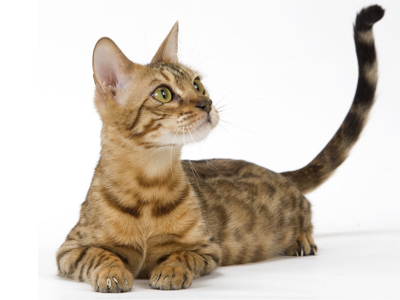
#> input picture clase04/gatito.jpg, 400 x 300 px
$ python gatito.py gatito.jpg
#> lines starting #> are read from the running program, lines starting #| are printed output that depends on the picture
import argparse

from PIL import Image


def convertir(nombre_imagen, texto, ancho):
#> called with nombre_imagen = 'gatito.jpg'
    imagen = Image.open(nombre_imagen)
#> imagen is the input picture: PIL image 400x300 RGB; mean R, G, B 211.3, 201.5, 190
    ancho = ancho or 100
    imagen.thumbnail((ancho, ancho))
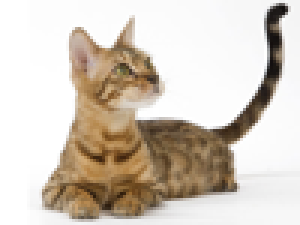
#> imagen: PIL image 100x75 RGB (shown 3 times larger); mean R, G, B 211.4, 201.6, 190

    colores = [
        '@',
        '#',
        'H',
        'J',
        '*',
        '/',
        ',',
        '.',
        ' ',
        ' '
    ]

    imagen_convertida = ''
    ancho, alto = imagen.size
#> ancho = 100; alto = 75
    #             [(0, 0, 0), (...), ...]
    for nro_pixel, pixel in enumerate(imagen.getdata()):
        r, g, b = pixel
        color = (r + g + b) / 3
        factor = color / 255
        posicion = int(factor * (len(colores) - 1))
        imagen_convertida += colores[posicion]

        if nro_pixel % ancho == 0:
            imagen_convertida += '\n'
#> this loop made 7500 passes
#> (r, g, b, color, factor, posicion) on passes 2 to 4: (255, 255, 255, 255, 1, 9), (255, 255, 255, 255, 1, 9), (255, 255, 255, 255, 1, 9)

    archivo_salida = nombre_imagen.split('.')[0] + '.txt' if not texto else texto
    archivo = open(archivo_salida, 'w')
    archivo.write(imagen_convertida)
    archivo.close()


if __name__ == '__main__':
    parser = argparse.ArgumentParser()
    parser.add_argument('archivo', nargs=1, type=str, help='Archivo de imagen de entrada')
    parser.add_argument('--output', '-o', nargs=1, type=str, required=False, help='Archivo de texto de salida')
    parser.add_argument('--size', '-s', nargs=1, type=int, required=False, help='Tamaño máximo del texto')

    argumentos = parser.parse_args()
    convertir(
        argumentos.archivo[0],
        argumentos.output[0] if argumentos.output else None,
        argumentos.size[0] if argumentos.size else None
    )
